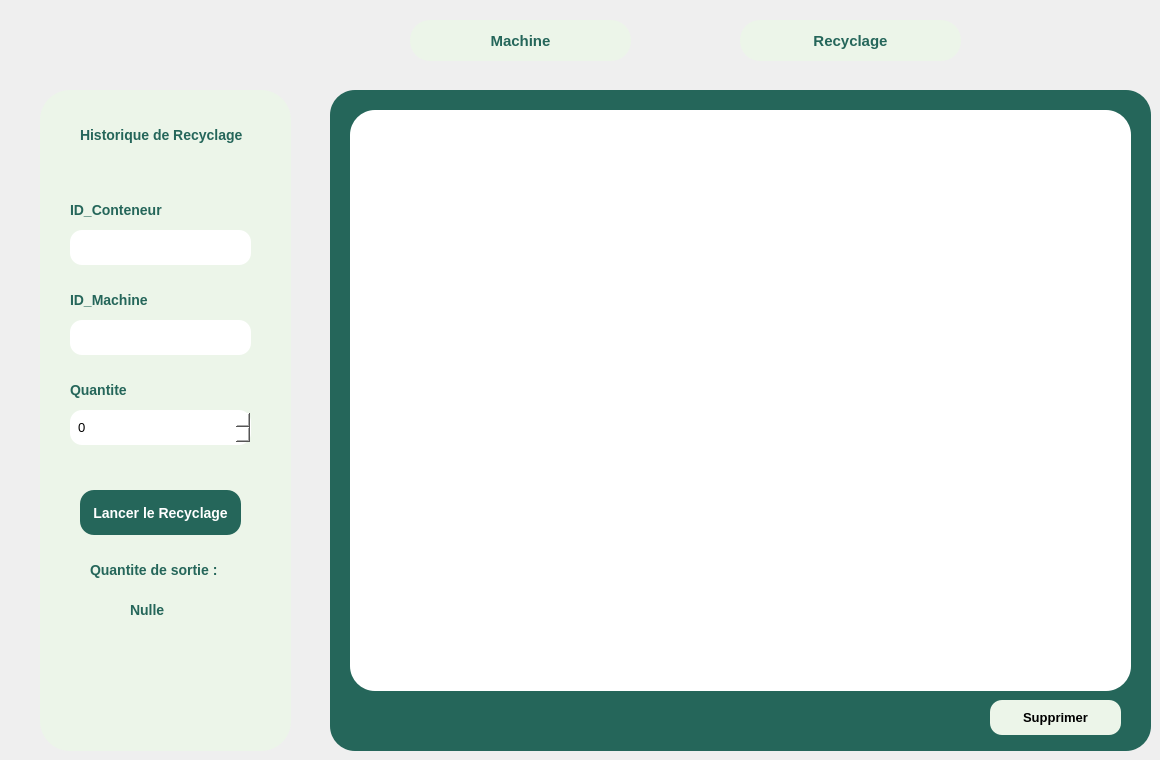
      <widget class="QWidget" name="MRrecyclingPageRecyclage">
       <widget class="QPushButton" name="MRbtn_machine_2">
        <property name="geometry">
         <rect>
          <x>410</x>
          <y>20</y>
          <width>221</width>
          <height>41</height>
         </rect>
        </property>
        <property name="styleSheet">
         <string notr="true">QPushButton{
	color: rgba(37, 102, 90, 255);;
	background-color:#ECF5E9 ;
	font-family:&quot;Segoe&quot;,sans-serif;
	font-size: 11pt;
	font-weight:bold;
	border-radius:20px; 
}

QPushButton:hover{
	color:#060504;
	background-color:#bdf7a3;
}

QPushButton:pressed{
	color:#060504;
	background-color:rgb(99, 129, 85);
}</string>
        </property>
        <property name="text">
         <string>Machine</string>
        </property>
       </widget>
       <widget class="QPushButton" name="MRbtn_recyclage_2">
        <property name="geometry">
         <rect>
          <x>740</x>
          <y>20</y>
          <width>221</width>
          <height>41</height>
         </rect>
        </property>
        <property name="styleSheet">
         <string notr="true">QPushButton{
	color: rgba(37, 102, 90, 255);;
	background-color:#ECF5E9 ;
	font-family:&quot;Segoe&quot;,sans-serif;
	font-size: 11pt;
	font-weight:bold;
	border-radius:20px; 
}

QPushButton:hover{
	color:#060504;
	background-color:#bdf7a3;
}

QPushButton:pressed{
	color:#060504;
	background-color:rgb(99, 129, 85);
}</string>
        </property>
        <property name="text">
         <string>Recyclage</string>
        </property>
       </widget>
       <widget class="QFrame" name="MRframe_table_2">
        <property name="geometry">
         <rect>
          <x>330</x>
          <y>90</y>
          <width>821</width>
          <height>661</height>
         </rect>
        </property>
        <property name="styleSheet">
         <string notr="true">QTableCornerButton{
 background-color:#25665A;
}
QFrame{
 background-color:#25665A;
 border-radius:25px;
}
QTableWidget,QTableView{
 background-color:white;
 color:black;
 gridline-color:#ccc;
}
QTableWidget::item{
 background-color:white;
 color:black;
}
QHeaderView::section{
 background-color:#25665A;
 color:white;
 font-weight:bold;
}
QTableWidget::item:selected{
 background-color:#25665A;
 color:white;
}
QPushButton{
 background:#ECF5E9;
 border-radius:12px;
 padding:6px;
 font-size:13px;
 font-weight:bold;
}
QPushButton:hover{
 background:#D6EAD6;
}
QLineEdit{
 background:white;
 border-radius:10px;
 padding:6px;
 font-size:13px;
 color:black;
}
       </string>
        </property>
        <widget class="QPushButton" name="MRbtn_supprimer_2">
         <property name="geometry">
          <rect>
           <x>660</x>
           <y>610</y>
           <width>131</width>
           <height>35</height>
          </rect>
         </property>
         <property name="text">
          <string>Supprimer</string>
         </property>
        </widget>
        <widget class="QTableView" name="MRtable_2">
         <property name="geometry">
          <rect>
           <x>20</x>
           <y>20</y>
           <width>781</width>
           <height>581</height>
          </rect>
         </property>
         <property name="styleSheet">
          <string notr="true"/>
         </property>
         <attribute name="horizontalHeaderStretchLastSection">
          <bool>false</bool>
         </attribute>
         <attribute name="verticalHeaderVisible">
          <bool>true</bool>
         </attribute>
        </widget>
       </widget>
       <widget class="QFrame" name="MRframe_inputs_2">
        <property name="geometry">
         <rect>
          <x>40</x>
          <y>90</y>
          <width>251</width>
          <height>661</height>
         </rect>
        </property>
        <property name="styleSheet">
         <string notr="true">QFrame{
 background-color:#ECF5E9;
 border-radius:30px;
}
QLabel{
 color:#25665A;
 font-weight:bold;
 font-size:14px;
}
QLineEdit, QComboBox,QSpinBox{
 background:white;
 border-radius:12px;
 padding:6px;
 color:black;
 font-size:13px;
}
QPushButton{
 background-color:#25665A;
 color:white;
 border-radius:14px;
 padding:10px;
 font-size:14px;
 font-weight:bold;
}
QPushButton:hover{
 background-color:#1D4840;
}
       </string>
        </property>
        <widget class="QLabel" name="MRlabel_titre_2">
         <property name="geometry">
          <rect>
           <x>40</x>
           <y>30</y>
           <width>260</width>
           <height>30</height>
          </rect>
         </property>
         <property name="text">
          <string>Historique de Recyclage</string>
         </property>
        </widget>
        <widget class="QLabel" name="MRlabel_type_2">
         <property name="geometry">
          <rect>
           <x>30</x>
           <y>110</y>
           <width>200</width>
           <height>20</height>
          </rect>
         </property>
         <property name="text">
          <string>ID_Conteneur</string>
         </property>
        </widget>
        <widget class="QLabel" name="MRlabel_quantite_2">
         <property name="geometry">
          <rect>
           <x>30</x>
           <y>200</y>
           <width>200</width>
           <height>20</height>
          </rect>
         </property>
         <property name="text">
          <string>ID_Machine</string>
         </property>
        </widget>
        <widget class="QLabel" name="MRlabel_machine_2">
         <property name="geometry">
          <rect>
           <x>30</x>
           <y>290</y>
           <width>200</width>
           <height>20</height>
          </rect>
         </property>
         <property name="text">
          <string>Quantite</string>
         </property>
        </widget>
        <widget class="QPushButton" name="MRbtn_lancer_2">
         <property name="enabled">
          <bool>true</bool>
         </property>
         <property name="geometry">
          <rect>
           <x>40</x>
           <y>400</y>
           <width>161</width>
           <height>45</height>
          </rect>
         </property>
         <property name="text">
          <string>Lancer le Recyclage</string>
         </property>
        </widget>
        <widget class="QSpinBox" name="MRspinBox_Quantite">
         <property name="geometry">
          <rect>
           <x>30</x>
           <y>320</y>
           <width>181</width>
           <height>35</height>
          </rect>
         </property>
         <property name="maximum">
          <number>300</number>
         </property>
        </widget>
        <widget class="QLineEdit" name="MRlineEdit_IdCont">
         <property name="geometry">
          <rect>
           <x>30</x>
           <y>140</y>
           <width>181</width>
           <height>35</height>
          </rect>
         </property>
        </widget>
        <widget class="QLineEdit" name="MRlineEdit_IdMach">
         <property name="geometry">
          <rect>
           <x>30</x>
           <y>230</y>
           <width>181</width>
           <height>35</height>
          </rect>
         </property>
        </widget>
        <widget class="QLabel" name="MRlabel_machine_3">
         <property name="geometry">
          <rect>
           <x>50</x>
           <y>470</y>
           <width>200</width>
           <height>20</height>
          </rect>
         </property>
         <property name="text">
          <string>Quantite de sortie :</string>
         </property>
        </widget>
        <widget class="QLabel" name="MRlabel_QteSortie">
         <property name="geometry">
          <rect>
           <x>90</x>
           <y>510</y>
           <width>131</width>
           <height>20</height>
          </rect>
         </property>
         <property name="text">
          <string>Nulle</string>
         </property>
        </widget>
       </widget>
      </widget>
